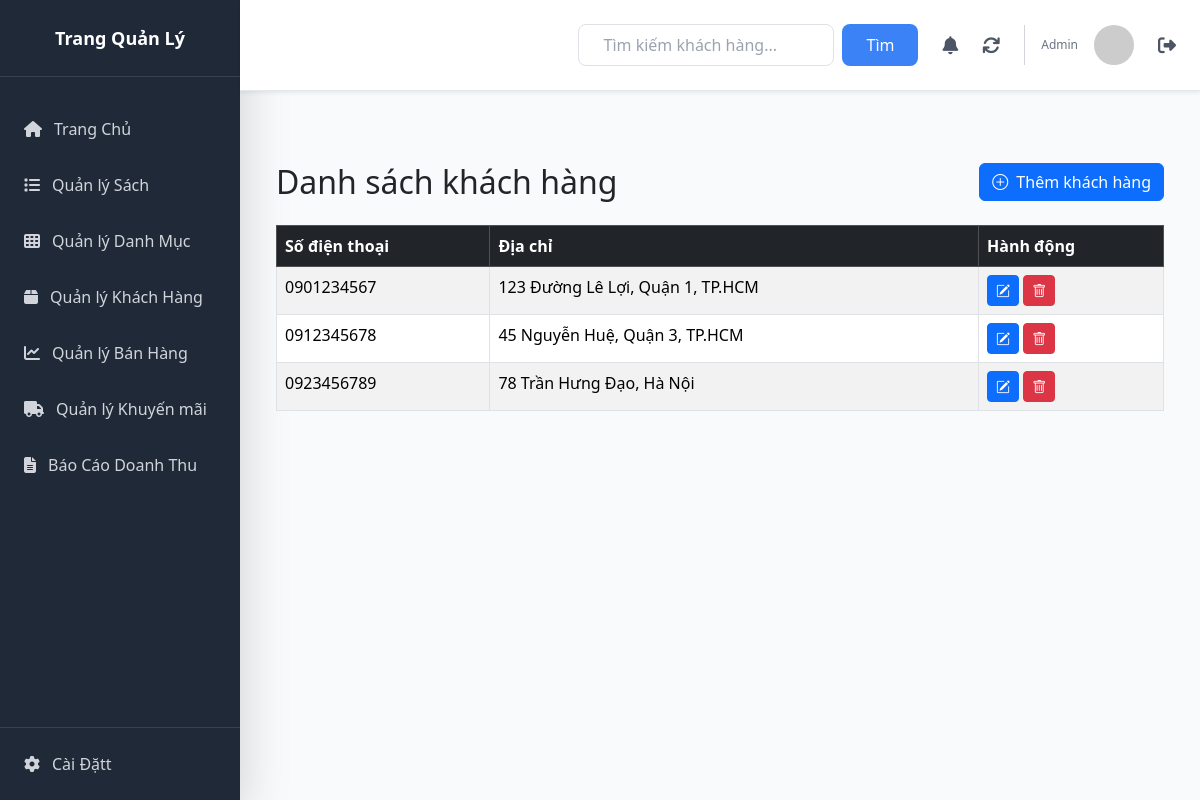
Page /books/khachhang/ on the committed database.
### bookshop/models.py (models this page shows, shortened)
class KhachHang(models.Model):
    sdt = models.CharField(max_length=15, primary_key=True, verbose_name="Số điện thoại")
    dia_chi = models.CharField(max_length=200, blank=True, null=True, verbose_name="Địa chỉ")
    class Meta:
        db_table = 'khach_hang'
        verbose_name = 'Khách hàng'
        verbose_name_plural = 'Khách hàng'

### bookshop/views/customer.py (the view)
# urls.py: path('khachhang/', khachhang_list, name='khachhang_list'),
def khachhang_list(request):
    query = request.GET.get('q')
    if query:
        khachhangs = KhachHang.objects.filter(
            Q(sdt__icontains=query) |
            Q(dia_chi__icontains=query)
        ).order_by('sdt')
    else:
        khachhangs = KhachHang.objects.all().order_by('sdt')
    return render(request, 'customer/khachhang_list.html', {
        'khachhangs': khachhangs,
        'query': query
    })

### bookshop/templates/customer/khachhang_list.html
{% extends 'base.html' %}
{% block content %}
<div class="container my-5">
  <div class="d-flex justify-content-between align-items-center mb-4">
    <h1 class="h2 mb-0">Danh sách khách hàng</h1>
    <a href="{% url 'khachhang_create' %}" class="btn btn-primary">
      <i class="bi bi-plus-circle me-2"></i>Thêm khách hàng
    </a>
  </div>
  <div class="table-responsive">
    <table class="table table-hover table-striped table-bordered">
      <thead class="table-dark">
        <tr>
          <th>Số điện thoại</th>
          <th>Địa chỉ</th>
          <th>Hành động</th>
        </tr>
      </thead>
      <tbody>
        {% for kh in khachhangs %}
        <tr>
          <td>{{ kh.sdt }}</td>
          <td>{{ kh.dia_chi }}</td>
          <td>
            <a href="{% url 'khachhang_update' kh.sdt %}" class="btn btn-sm btn-primary">
              <i class="bi bi-pencil-square"></i>
            </a>
            <a href="{% url 'khachhang_delete' kh.sdt %}" class="btn btn-sm btn-danger">
              <i class="bi bi-trash"></i>
            </a>
          </td>
        </tr>
        {% endfor %}
      </tbody>
    </table>
  </div>
</div>
{% endblock %}

### rows in the picture
KhachHang: sdt "0901234567", dia_chi "123 Đường Lê Lợi, Quận 1, TP.HCM"
KhachHang: sdt "0912345678", dia_chi "45 Nguyễn Huệ, Quận 3, TP.HCM"
KhachHang: sdt "0923456789", dia_chi "78 Trần Hưng Đạo, Hà Nội"
